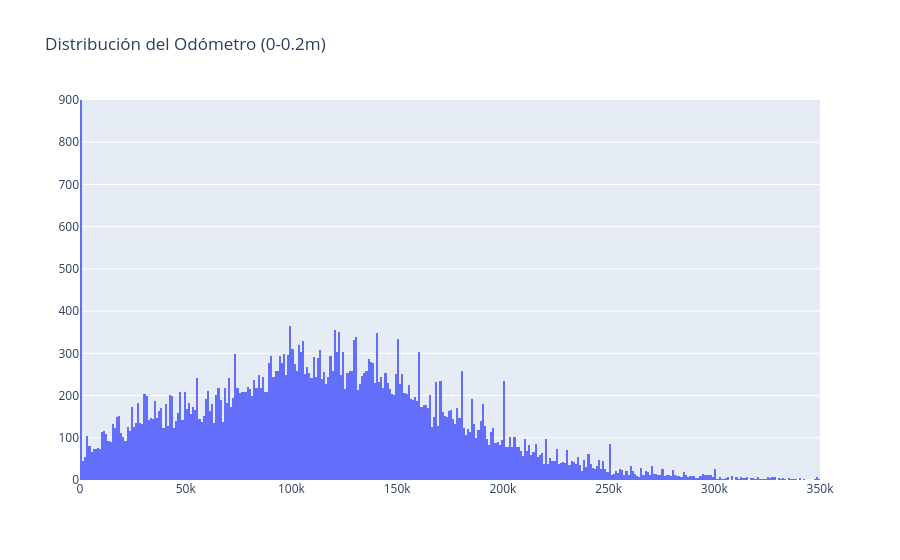

The notebook cell saved with this chart:
### Markdown cell above
Histograma

### Code cell
# Crear un histograma utilizando plotly.graph_objects
# Se crea una figura vacía y luego se añade un rastro de histograma
fig = go.Figure(data=[go.Histogram(x=car_data['odometer'], nbinsx=1000)])

# Opcional: Puedes añadir un título al gráfico si lo deseas
fig.update_layout(title_text='Distribución del Odómetro')
fig.update_xaxes(range=[0, 350000])  # Limitando el eje x de 0 a 0.2M ya que la mayor parte de los datos stan en este rango
fig.update_yaxes(range=[0, 900])
fig.update_layout(title_text='Distribución del Odómetro (0-0.2m)')

# Mostrar el gráfico Plotly
fig.show()

### Figure 1 — Plotly figure (JSON) as saved in the notebook; plotly's stock layout.template omitted (floating-point values rounded to 4 significant figures; data arrays with more than 128 entries replaced by an {"elided": "..."} marker saying what was removed)
{"data": [{"nbinsx": 1000, "type": "histogram", "x": {"elided": "51525 int values"}}], "layout": {"title": {"text": "Distribución del Odómetro (0-0.2m)"}, "xaxis": {"range": [0, 350000]}, "yaxis": {"range": [0, 900]}}}
